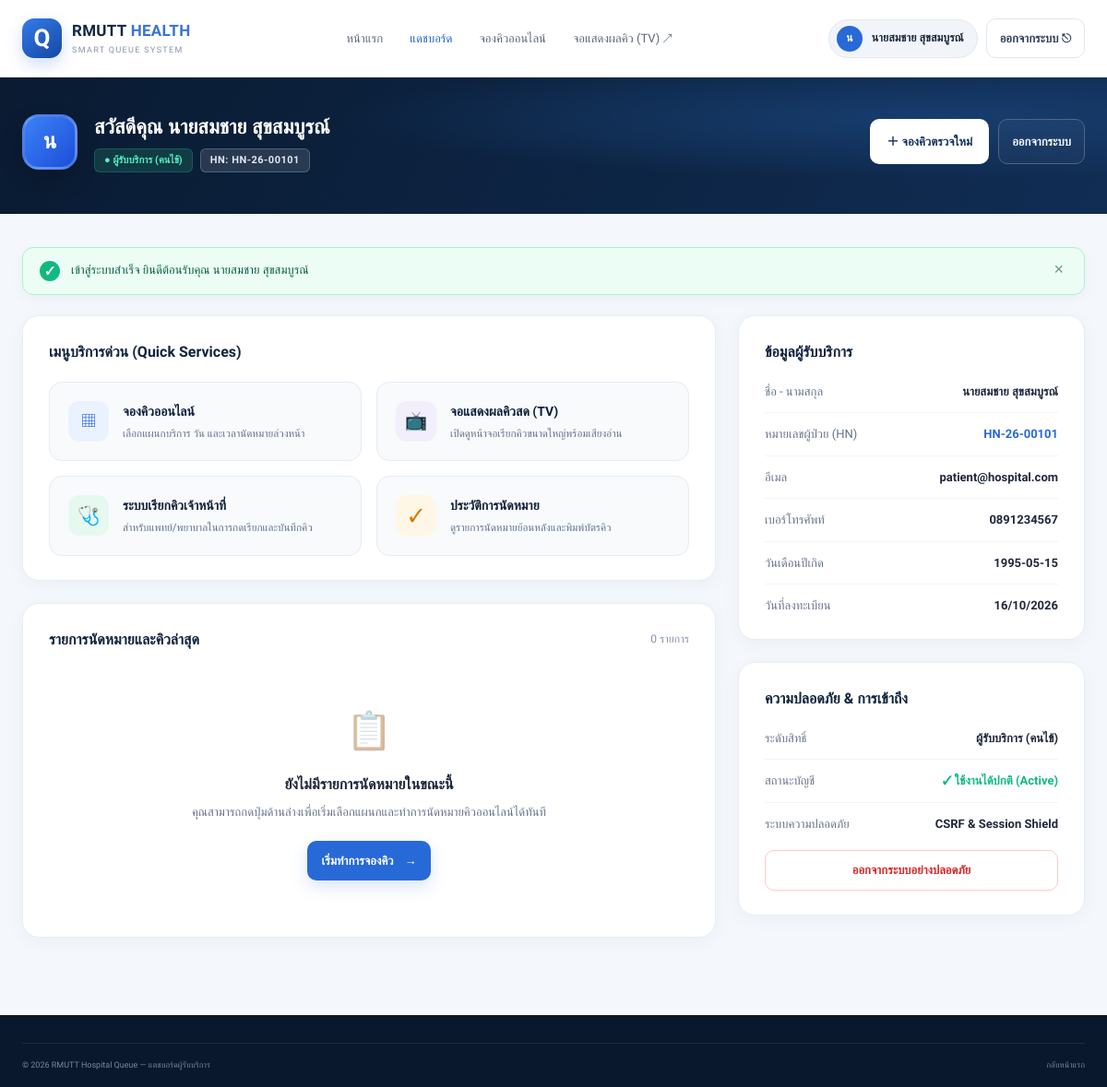
Page /dashboard.php (signed in) on the committed database.
### tables this page shows
CREATE TABLE IF NOT EXISTS patients (
  id BIGINT UNSIGNED AUTO_INCREMENT PRIMARY KEY,
  user_id BIGINT UNSIGNED NOT NULL UNIQUE,
  patient_number VARCHAR(40) NULL UNIQUE,
  phone VARCHAR(30) NULL,
  date_of_birth DATE NULL,
  created_at TIMESTAMP NOT NULL DEFAULT CURRENT_TIMESTAMP,
  CONSTRAINT fk_patients_user FOREIGN KEY (user_id) REFERENCES users(id)
    ON DELETE CASCADE ON UPDATE CASCADE
);

CREATE TABLE IF NOT EXISTS users (
  id BIGINT UNSIGNED AUTO_INCREMENT PRIMARY KEY,
  full_name VARCHAR(150) NOT NULL,
  email VARCHAR(190) NOT NULL UNIQUE,
  password_hash VARCHAR(255) NOT NULL,
  role ENUM('patient','staff','admin','executive') NOT NULL DEFAULT 'patient',
  is_active TINYINT(1) NOT NULL DEFAULT 1,
  created_at TIMESTAMP NOT NULL DEFAULT CURRENT_TIMESTAMP,
  updated_at TIMESTAMP NOT NULL DEFAULT CURRENT_TIMESTAMP ON UPDATE CURRENT_TIMESTAMP
);

### dashboard.php (the view, shortened to what this page needs)
<?php
require_once __DIR__ . '/config/database.php';
require_once __DIR__ . '/includes/auth.php';
$user = current_user();
$userId = (int)$user['id'];
try {
    $stmt = $pdo->prepare("
        SELECT u.id, u.full_name, u.email, u.role, u.created_at,
               p.id AS patient_id, p.patient_number, p.phone, p.date_of_birth
        FROM users u
        LEFT JOIN patients p ON u.id = p.user_id
        WHERE u.id = :id
        LIMIT 1
    ");
    $stmt->execute([':id' => $userId]);
    $freshUser = $stmt->fetch();
    if ($freshUser) {
        $user = array_merge($user, $freshUser);
    }
    $stmtAppt = $pdo->prepare("
        SELECT a.id, a.booking_code, a.appointment_status, a.created_at,
               d.name AS department_name, s.service_date, s.start_time, s.end_time,
               q.queue_number, q.queue_status
        FROM appointments a
        JOIN departments d ON a.department_id = d.id
        JOIN schedules s ON a.schedule_id = s.id
        LEFT JOIN queues q ON a.id = q.appointment_id
        WHERE a.patient_id = :patient_id
        ORDER BY s.service_date DESC, s.start_time DESC
        LIMIT 5
    ");
    $stmtAppt->execute([':patient_id' => $user['patient_id'] ?? 0]);
    $appointments = $stmtAppt->fetchAll();
} catch (PDOException $e) {
    error_log('Dashboard data fetch error: ' . $e->getMessage());
    $appointments = [];
}
$userInitials = mb_substr($user['full_name'], 0, 1, 'UTF-8');
?>
<!DOCTYPE html>
<html lang="th">
<head>
  <link rel="stylesheet" href="assets/css/style.css">
  <link rel="stylesheet" href="assets/css/auth.css">
</head>
<body class="dashboard-wrapper">
  <header class="site-header">
    <div class="container nav-wrap">
      <a class="brand" href="index.php" aria-label="หน้าแรก">
        <div class="brand-mark"><span>Q</span></div>
        <div class="brand-copy">
          <strong>RMUTT <span>HEALTH</span></strong>
          <small>SMART QUEUE SYSTEM</small>
        </div>
      </a>
      <nav class="main-nav" id="mainNav">
        <a href="index.php">หน้าแรก</a>
        <a class="active" href="dashboard.php">แดชบอร์ด</a>
        <a href="book.php">จองคิวออนไลน์</a>
        <a href="queue_display.php" target="_blank">จอแสดงผลคิว (TV) ↗</a>
      </nav>
      <div class="nav-actions">
        <span class="user-menu-pill">
          <span class="user-menu-avatar"><?= htmlspecialchars($userInitials) ?></span>
          <span><?= htmlspecialchars($user['full_name']) ?></span>
        </span>
        <a href="logout.php" class="btn btn-ghost btn-small" title="ออกจากระบบ">
          ออกจากระบบ ⎋
        </a>
      </div>
    </div>
  </header>
  <section class="dashboard-hero">
    <div class="container">
      <div class="dash-user-row">
        <div class="dash-user-profile">
          <div class="dash-avatar"><?= htmlspecialchars($userInitials) ?></div>
          <div class="dash-user-meta">
            <h1>สวัสดีคุณ <?= htmlspecialchars($user['full_name']) ?></h1>
            <div class="dash-user-badges">
              <span class="badge badge-role-patient">
                ● <?= htmlspecialchars(get_role_label($user['role'] ?? 'patient')) ?>
              </span>
              <?php if (!empty($user['patient_number'])): ?>
                <span class="badge badge-hn">HN: <?= htmlspecialchars($user['patient_number']) ?></span>
              <?php endif; ?>
            </div>
          </div>
        </div>
        <div class="dash-actions-top">
          <a href="book.php" class="btn btn-white btn-small">
            ＋ จองคิวตรวจใหม่
          </a>
          <a href="logout.php" class="btn btn-outline-light btn-small">
            ออกจากระบบ
          </a>
        </div>
      </div>
    </div>
  </section>
  <main class="dashboard-main">
    <div class="container">
      <?= render_flash() ?>
      <div class="dash-grid">
        <div class="dash-col-main">
          <div class="dash-card">
            <h2 class="dash-card-title">เมนูบริการด่วน (Quick Services)</h2>
            <div class="quick-action-cards">
              <a href="book.php" class="quick-btn">
                <div class="quick-icon blue">▦</div>
                <div class="quick-text">
                  <h4>จองคิวออนไลน์</h4>
                  <p>เลือกแผนกบริการ วัน และเวลานัดหมายล่วงหน้า</p>
                </div>
              </a>
              <a href="queue_display.php" target="_blank" class="quick-btn">
                <div class="quick-icon purple">📺</div>
                <div class="quick-text">
                  <h4>จอแสดงผลคิวสด (TV)</h4>
                  <p>เปิดดูหน้าจอเรียกคิวขนาดใหญ่พร้อมเสียงอ่าน</p>
                </div>
              </a>
              <a href="staff_queue.php" class="quick-btn">
                <div class="quick-icon green">🩺</div>
                <div class="quick-text">
                  <h4>ระบบเรียกคิวเจ้าหน้าที่</h4>
                  <p>สำหรับแพทย์/พยาบาลในการกดเรียกและบันทึกคิว</p>
                </div>
              </a>
              <a href="#history" class="quick-btn">
                <div class="quick-icon amber">✓</div>
                <div class="quick-text">
                  <h4>ประวัติการนัดหมาย</h4>
                  <p>ดูรายการนัดหมายย้อนหลังและพิมพ์บัตรคิว</p>
                </div>
              </a>
            </div>
          </div>
          <div class="dash-card" id="history">
            <h2 class="dash-card-title">
              <span>รายการนัดหมายและคิวล่าสุด</span>
              <small style="font-size: 12px; color: #8794a7; font-weight: normal;">
                <?= count($appointments) ?> รายการ
              </small>
            </h2>
            <?php if (empty($appointments)): ?>
              <div style="text-align: center; padding: 35px 20px; color: #64748b;">
                <div style="font-size: 40px; margin-bottom: 12px; opacity: 0.5;">📋</div>
                <h3 style="font-size: 16px; margin: 0 0 6px; color: #1e293b;">ยังไม่มีรายการนัดหมายในขณะนี้</h3>
                <p style="font-size: 13px; margin: 0 0 20px;">คุณสามารถกดปุ่มด้านล่างเพื่อเริ่มเลือกแผนกและทำการนัดหมายคิวออนไลน์ได้ทันที</p>
                <a href="book.php" class="btn btn-primary btn-small">เริ่มทำการจองคิว <span>→</span></a>
              </div>
            <?php endif; ?>
          </div>
        </div>
        <div class="dash-col-side" id="profile">
          <div class="dash-card">
            <h2 class="dash-card-title">ข้อมูลผู้รับบริการ</h2>
            <div class="profile-info-list">
              <div class="info-item">
                <span class="info-label">ชื่อ - นามสกุล</span>
                <span class="info-val"><?= htmlspecialchars($user['full_name']) ?></span>
              </div>
              <div class="info-item">
                <span class="info-label">หมายเลขผู้ป่วย (HN)</span>
                <span class="info-val" style="color: #2869d8;"><?= htmlspecialchars($user['patient_number'] ?? 'ยังไม่ออกเลข') ?></span>
              </div>
              <div class="info-item">
                <span class="info-label">อีเมล</span>
                <span class="info-val"><?= htmlspecialchars($user['email']) ?></span>
              </div>
              <div class="info-item">
                <span class="info-label">เบอร์โทรศัพท์</span>
                <span class="info-val"><?= htmlspecialchars($user['phone'] ?? '—') ?></span>
              </div>
              <div class="info-item">
                <span class="info-label">วันเดือนปีเกิด</span>
                <span class="info-val"><?= htmlspecialchars($user['date_of_birth'] ?? '—') ?></span>
              </div>
              <div class="info-item">
                <span class="info-label">วันที่ลงทะเบียน</span>
                <span class="info-val"><?= date('d/m/Y', strtotime($user['created_at'] ?? 'now')) ?></span>
              </div>
            </div>
          </div>
          <div class="dash-card">
            <h2 class="dash-card-title">ความปลอดภัย & การเข้าถึง</h2>
            <div class="profile-info-list">
              <div class="info-item">
                <span class="info-label">ระดับสิทธิ์</span>
                <span class="info-val"><?= htmlspecialchars(get_role_label($user['role'] ?? 'patient')) ?></span>
              </div>
              <div class="info-item">
                <span class="info-label">สถานะบัญชี</span>
                <span class="info-val" style="color: #10b981;">✓ ใช้งานได้ปกติ (Active)</span>
              </div>
              <div class="info-item">
                <span class="info-label">ระบบความปลอดภัย</span>
                <span class="info-val">CSRF & Session Shield</span>
              </div>
            </div>
            <div style="margin-top: 18px;">
              <a href="logout.php" class="btn btn-ghost" style="width: 100%; border-color: #fecaca; color: #dc2626;">
                ออกจากระบบอย่างปลอดภัย
              </a>
            </div>
          </div>
        </div>
      </div>
    </div>
  </main>
  <footer class="site-footer">
    <div class="container footer-bottom">
      <span>© <?= date('Y') ?> RMUTT Hospital Queue — แดชบอร์ดผู้รับบริการ</span>
      <a href="index.php" style="color: inherit;">กลับหน้าแรก</a>
    </div>
  </footer>
</body>
</html>

### assets/css/style.css (style rules this page uses)
:root { --navy: #0b1d36; --navy-2: #102b50; --blue: #2869d8; --blue-light: #eaf2ff; --ink: #15243a; --muted: #718096; --line: #e6ebf2; --surface: #f6f8fc; --white: #fff; --green: #19a779; --radius: 20px; --shadow: 0 24px 70px rgba(10, 29, 57, .13) }
* { box-sizing: border-box }
html { scroll-behavior: smooth; scroll-padding-top: 90px }
body { margin: 0; font-family: "IBM Plex Sans Thai", sans-serif; color: var(--ink); background: #fff; font-size: 15px; line-height: 1.65 }
a { color: inherit; text-decoration: none }
.container { width: min(1160px, calc(100% - 48px)); margin-inline: auto }
.site-header { height: 84px; background: rgba(255, 255, 255, .96); border-bottom: 1px solid #edf0f5; position: sticky; top: 0; z-index: 20; backdrop-filter: blur(16px) }
.nav-wrap { height: 100%; display: flex; align-items: center; justify-content: space-between; gap: 28px }
.brand { display: flex; align-items: center; gap: 11px; flex-shrink: 0 }
.brand-mark { width: 43px; height: 43px; background: linear-gradient(145deg, #347ce9, #1447a4); color: #fff; border-radius: 13px; display: grid; place-items: center; box-shadow: 0 7px 17px #2466cf35; font-size: 26px; font-weight: 700 }
.brand-copy { display: flex; flex-direction: column; line-height: 1.2 }
.brand-copy strong { font-size: 17px; letter-spacing: .3px; color: #132746 }
.brand-copy strong span { color: #3974ce }
.brand-copy small { font-size: 9px; letter-spacing: 1.35px; color: #8794a8; margin-top: 5px }
.main-nav { display: flex; align-items: center; gap: 29px; font-size: 13px; color: #5b687b }
.main-nav a { transition: color .2s }
.main-nav a:hover, .main-nav a.active { color: #2466cf }
.nav-actions { display: flex; align-items: center; gap: 9px }
.btn { display: inline-flex; align-items: center; justify-content: center; gap: 12px; border: 1px solid transparent; border-radius: 10px; padding: 10px 17px; font-family: inherit; font-size: 13px; font-weight: 600; transition: transform .2s, background .2s, border-color .2s; cursor: pointer }
.btn-primary { background: var(--blue); color: #fff; box-shadow: 0 7px 18px #2869d82b }
.btn-ghost { border-color: #dfe6f0; color: #30425c; background: #fff }
.btn-small { padding: 10px 14px }
.btn-outline-light { border-color: #526681; color: #f2f6ff; background: #ffffff08 }
.btn-white { background: #fff; color: #15345c; padding: 13px 17px }
.site-footer { background: #09182c; color: #fff; padding-top: 30px }
.footer-bottom { display: flex; justify-content: space-between; gap: 20px; border-top: 1px solid #ffffff16; padding: 16px 0; color: #7589a3; font-size: 9px }

### rows in the picture
patients: user.full_name "น", user.full_name "นายสมชาย สุขสมบูรณ์", user.role "ผู้รับบริการ (คนไข้)", patient_number "HN-26-00101", user.email "patient@hospital.com", phone "0891234567", date_of_birth "1995-05-15", user.created_at "16/10/2026"

### other values in the picture
$icon "✓"
$message "เข้าสู่ระบบสำเร็จ ยินดีต้อนรับคุณ นายสมชาย สุขสมบูรณ์"
count($appointments) "0"
